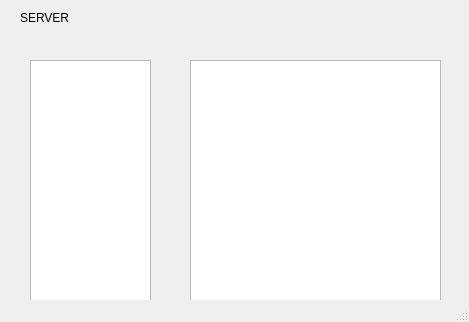
<?xml version="1.0" encoding="UTF-8"?>
<ui version="4.0">
 <class>MainWindow</class>
 <widget class="QMainWindow" name="MainWindow">
  <property name="geometry">
   <rect>
    <x>0</x>
    <y>0</y>
    <width>469</width>
    <height>322</height>
   </rect>
  </property>
  <property name="windowTitle">
   <string>MainWindow</string>
  </property>
  <widget class="QWidget" name="centralWidget">
   <widget class="QListView" name="userView">
    <property name="geometry">
     <rect>
      <x>30</x>
      <y>60</y>
      <width>121</width>
      <height>241</height>
     </rect>
    </property>
   </widget>
   <widget class="QLabel" name="label">
    <property name="geometry">
     <rect>
      <x>20</x>
      <y>10</y>
      <width>91</width>
      <height>16</height>
     </rect>
    </property>
    <property name="text">
     <string>SERVER</string>
    </property>
   </widget>
   <widget class="QListView" name="messageView">
    <property name="geometry">
     <rect>
      <x>190</x>
      <y>60</y>
      <width>251</width>
      <height>241</height>
     </rect>
    </property>
   </widget>
  </widget>
  <widget class="QStatusBar" name="statusBar"/>
 </widget>
 <layoutdefault spacing="6" margin="11"/>
 <resources/>
 <connections/>
</ui>
